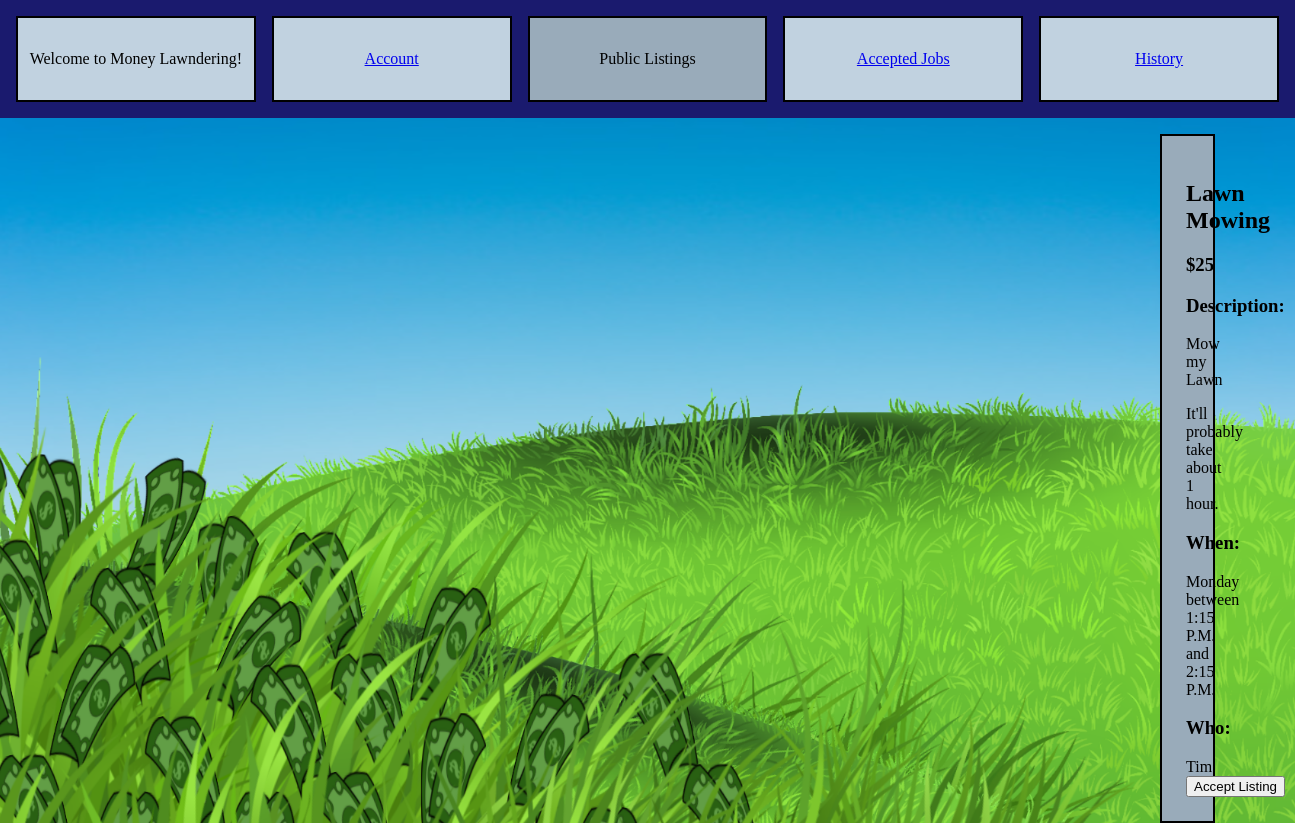
The page /moneyLawndering/1/publiclistings/ on the database its author committed.
### moneyLawndering/models.py (models this page shows, shortened)
class Listing(models.Model):
    customer = models.ForeignKey(User, on_delete=models.CASCADE)
    category = models.CharField(max_length=200)
    location = models.CharField(max_length=300)
    time_est = models.FloatField()
    dayOfWeek = models.CharField(max_length=100)
    startTimeOfDay = models.CharField(max_length=100)
    endTimeOfDay = models.CharField(max_length=100)
    description = models.TextField()
    price = models.IntegerField()
    status = models.IntegerField() #0=open, 1=closed, 2=accepted, 3=pending, 4=completedForWorker 5=completedForCustomer
    worker = models.IntegerField()
    pubDate = models.DateTimeField('date published')

class User(models.Model):
    name = models.CharField(max_length=200)
    email = models.EmailField(max_length=200)
    type = models.IntegerField() # 0 for worker or 1 for customer
    password = models.CharField(max_length=200)
    phoneNumber = models.IntegerField()
    address = models.CharField(max_length=200)
    accountBalance = models.FloatField()
    rating = models.IntegerField(default=5)

### moneyLawndering/views.py (the view, shortened to what this page needs)
# urls.py: path('<int:user_id>/publiclistings/', views.publicListing, name='publicListing'),
def publicListing(request, user_id):
    user = get_object_or_404(User, pk=user_id)
    listings = Listing.objects.all()
    listings.exclude(status=1)
    listings.exclude(status=2)
    listings.exclude(status=4)
    context = {'listings' : listings,
                'user': user}
    return render(request, 'moneyLawndering/publicListing.html', context)

### moneyLawndering/templates/moneyLawndering/publicListing.html (shortened to what this page needs)
<!DOCTYPE html>
<html lang="en">
<head>
    {% load static %}
    <link rel="stylesheet" type="text/css" href="{% static 'moneyLawndering/style.css' %}">
</head>
<body class="normal-page-background">
    <header>
        <div class="navBar">
            {% if user.type == 0 %}
                <div class="navBarBox">Welcome to Money Lawndering!</div>
                <div class="navBarBox"> <a href="{% url 'moneyLawndering:account' user.id %}"><div>Account</div></a> </div>
                <div class="selectedNavBarBox"> Public Listings </div>
                <div class="navBarBox"> <a href="{% url 'moneyLawndering:acceptedJobs' user.id %}"><div>Accepted Jobs</div></a> </div>
                <div class="navBarBox"> <a href="{% url 'moneyLawndering:history' user.id %}"><div>History</div></a> </div>
            {% endif %}
        </div>
    </header>
<ul>
 {% for listing in listings %}
    <li class="listing">
        <h2>{{listing.category|capfirst}}</h2>
        <h3>${{listing.price|floatformat:"-2g"}}</h3>
        <div>
            <h3>Description: </h3>{{listing.description|capfirst}}
            {% if listing.time_est == 1.0 %}
                <p>It'll probably take about 1 hour.</p>
            {% else %}
                <p>It'll probably take about {{listing.time_est|floatformat:"-1g"}} hours.</p>
            {% endif %}
        </div>
        <div><h3>When: </h3>{{listing.dayOfWeek|capfirst}} between {{listing.startTimeOfDay}} and {{listing.endTimeOfDay}}</div>
        <div><h3>Who: </h3>{{listing.customer.name|capfirst}}</div>
        <form action="{% url 'moneyLawndering:acceptListing' user.id listing.id %}" method="post">
            <input type="submit" value="Accept Listing">
        </form>
    </li>
 {% endfor %}
</ul>
</body>
</html>

### moneyLawndering/static/moneyLawndering/style.css (style rules this page uses)
.normal-page-background { background-image: url('/static/moneyLawndering/defaultBackground.png'); background-color: #1a1a6e; background-position: center; background-repeat: no-repeat; background-size: cover; height: 100vh; }
.navBar { display: flex; top: 0; justify-content: center; align-items: center; background-color: #1a1a6e; padding-top: 1vh; padding-bottom: 1vh; padding-right: 1vh; padding-left: 1vh; }
.navBarBox { flex: 1; text-align: center; border: 2px solid black; padding-top: 4vh; padding-bottom: 4vh; margin-top: 1vh; margin-bottom: 1vh; margin-right: 1vh; margin-left: 1vh; background-color: #c1d2e0; }
.selectedNavBarBox { flex: 1; text-align: center; border: 2px solid black; padding-top: 4vh; padding-bottom: 4vh; margin-top: 1vh; margin-bottom: 1vh; margin-right: 1vh; margin-left: 1vh; background-color: #99abba; }
.listing { border: 2px solid black; padding-top: 3vh; padding-right: 3vh; padding-left: 3vh; padding-bottom: 3vh; margin-top: 1vh; margin-bottom: 1vh; margin-right: 10vh; margin-left: 140vh; background-color: #99abba; list-style: none }
html, body { width: 100%; height: 100%; }
body { margin: 0; padding: 0; }

### rows shown on the page
Listing: category "Lawn Mowing", price "25", description "Mow my Lawn", time_est "It'll probably take about 1 hour.", dayOfWeek "Monday", startTimeOfDay "1:15 P.M.", endTimeOfDay "2:15 P.M.", customer.name "Tim"
